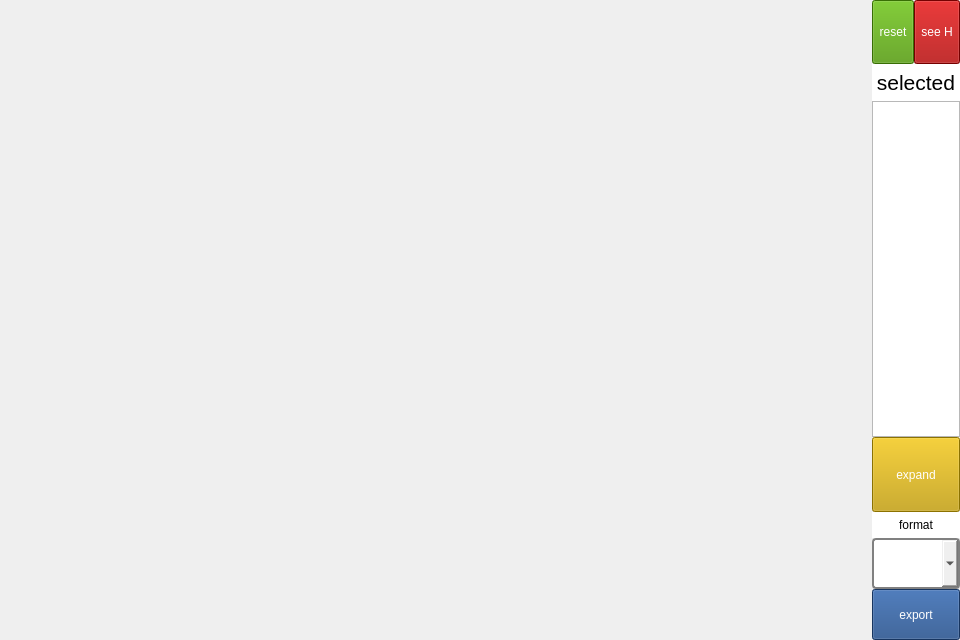
<?xml version="1.0" encoding="UTF-8"?>
<ui version="4.0">
    <class>View2DWidget</class>
    <widget class="QWidget" name="View2DWidget">
        <property name="geometry">
            <rect>
                <x>0</x>
                <y>0</y>
                <width>960</width>
                <height>640</height>
            </rect>
        </property>
        <property name="windowTitle">
            <string>2D Viewer</string>
        </property>
        <layout class="QHBoxLayout" name="horizontalLayout_2" stretch="200,2,10">
            <property name="spacing">
                <number>0</number>
            </property>
            <property name="leftMargin">
                <number>0</number>
            </property>
            <property name="topMargin">
                <number>0</number>
            </property>
            <property name="rightMargin">
                <number>0</number>
            </property>
            <property name="bottomMargin">
                <number>0</number>
            </property>
            <item>
                <widget class="QWidget" name="container" native="true">
                    <property name="styleSheet">
                        <string notr="true"/>
                    </property>
                </widget>
            </item>
            <item>
                <spacer name="horizontalSpacer">
                    <property name="orientation">
                        <enum>Qt::Horizontal</enum>
                    </property>
                    <property name="sizeHint" stdset="0">
                        <size>
                            <width>5</width>
                            <height>20</height>
                        </size>
                    </property>
                </spacer>
            </item>
            <item>
                <layout class="QVBoxLayout" name="verticalLayout" stretch="1,7,2">
                    <property name="spacing">
                        <number>0</number>
                    </property>
                    <item>
                        <layout class="QHBoxLayout" name="horizontalLayout" stretch="1,1">
                            <property name="spacing">
                                <number>0</number>
                            </property>
                            <item>
                                <widget class="QToolButton" name="reset_btn">
                                    <property name="sizePolicy">
                                        <sizepolicy hsizetype="Preferred" vsizetype="Preferred">
                                            <horstretch>0</horstretch>
                                            <verstretch>0</verstretch>
                                        </sizepolicy>
                                    </property>
                                    <property name="styleSheet">
                                        <string notr="true">background-color: rgb(78, 154, 6);
                                            color: rgb(255, 255, 255);
                                        </string>
                                    </property>
                                    <property name="text">
                                        <string>reset</string>
                                    </property>
                                </widget>
                            </item>
                            <item>
                                <widget class="QToolButton" name="hydrogen_btn">
                                    <property name="sizePolicy">
                                        <sizepolicy hsizetype="Preferred" vsizetype="Preferred">
                                            <horstretch>0</horstretch>
                                            <verstretch>0</verstretch>
                                        </sizepolicy>
                                    </property>
                                    <property name="styleSheet">
                                        <string notr="true">background-color: rgb(164, 0, 0);
                                            color: rgb(255, 255, 255);
                                        </string>
                                    </property>
                                    <property name="text">
                                        <string>see H</string>
                                    </property>
                                </widget>
                            </item>
                        </layout>
                    </item>
                    <item>
                        <layout class="QVBoxLayout" name="pick_layout" stretch="1,9,2">
                            <property name="spacing">
                                <number>0</number>
                            </property>
                            <item>
                                <widget class="QLabel" name="pick_label">
                                    <property name="font">
                                        <font>
                                            <pointsize>16</pointsize>
                                        </font>
                                    </property>
                                    <property name="styleSheet">
                                        <string notr="true">color: rgb(0, 0, 0);
                                            background-color: rgb(255, 255, 255);
                                        </string>
                                    </property>
                                    <property name="text">
                                        <string>selected</string>
                                    </property>
                                    <property name="alignment">
                                        <set>Qt::AlignCenter</set>
                                    </property>
                                </widget>
                            </item>
                            <item>
                                <widget class="QTextEdit" name="pick_edit">
                                    <property name="sizePolicy">
                                        <sizepolicy hsizetype="Preferred" vsizetype="Preferred">
                                            <horstretch>0</horstretch>
                                            <verstretch>0</verstretch>
                                        </sizepolicy>
                                    </property>
                                    <property name="inputMethodHints">
                                        <set>Qt::ImhNone</set>
                                    </property>
                                    <property name="readOnly">
                                        <bool>true</bool>
                                    </property>
                                </widget>
                            </item>
                            <item>
                                <layout class="QHBoxLayout" name="expand_layout" stretch="1">
                                    <property name="spacing">
                                        <number>0</number>
                                    </property>
                                    <item>
                                        <widget class="QToolButton" name="expand_btn">
                                            <property name="sizePolicy">
                                                <sizepolicy hsizetype="Preferred" vsizetype="Preferred">
                                                    <horstretch>0</horstretch>
                                                    <verstretch>0</verstretch>
                                                </sizepolicy>
                                            </property>
                                            <property name="styleSheet">
                                                <string notr="true">background-color: rgb(196, 160, 0);
                                                    color: rgb(255, 255, 255);
                                                </string>
                                            </property>
                                            <property name="text">
                                                <string>expand</string>
                                            </property>
                                        </widget>
                                    </item>
                                </layout>
                            </item>
                        </layout>
                    </item>
                    <item>
                        <layout class="QVBoxLayout" name="format_layout" stretch="1,2,2">
                            <property name="spacing">
                                <number>0</number>
                            </property>
                            <item>
                                <widget class="QLabel" name="format_label">
                                    <property name="styleSheet">
                                        <string notr="true">color: rgb(0, 0, 0);
                                            background-color: rgb(255, 255, 255);
                                        </string>
                                    </property>
                                    <property name="text">
                                        <string>format</string>
                                    </property>
                                    <property name="alignment">
                                        <set>Qt::AlignCenter</set>
                                    </property>
                                </widget>
                            </item>
                            <item>
                                <widget class="QComboBox" name="format_box">
                                    <property name="sizePolicy">
                                        <sizepolicy hsizetype="Preferred" vsizetype="Preferred">
                                            <horstretch>0</horstretch>
                                            <verstretch>0</verstretch>
                                        </sizepolicy>
                                    </property>
                                    <property name="focusPolicy">
                                        <enum>Qt::NoFocus</enum>
                                    </property>
                                    <property name="styleSheet">
                                        <string notr="true">QComboBox {
                                            border : 2px solid gray ;
                                            border-radius: 4px ;
                                            padding : 1px 2px 1px 20px ;
                                            }
                                        </string>
                                    </property>
                                </widget>
                            </item>
                            <item>
                                <widget class="QToolButton" name="format_btn">
                                    <property name="sizePolicy">
                                        <sizepolicy hsizetype="Preferred" vsizetype="Preferred">
                                            <horstretch>0</horstretch>
                                            <verstretch>0</verstretch>
                                        </sizepolicy>
                                    </property>
                                    <property name="styleSheet">
                                        <string notr="true">background-color: rgb(32, 74, 135);
                                            color: rgb(255, 255, 255);
                                        </string>
                                    </property>
                                    <property name="text">
                                        <string>export</string>
                                    </property>
                                </widget>
                            </item>
                        </layout>
                    </item>
                </layout>
            </item>
        </layout>
    </widget>
    <resources/>
    <connections/>
</ui>
